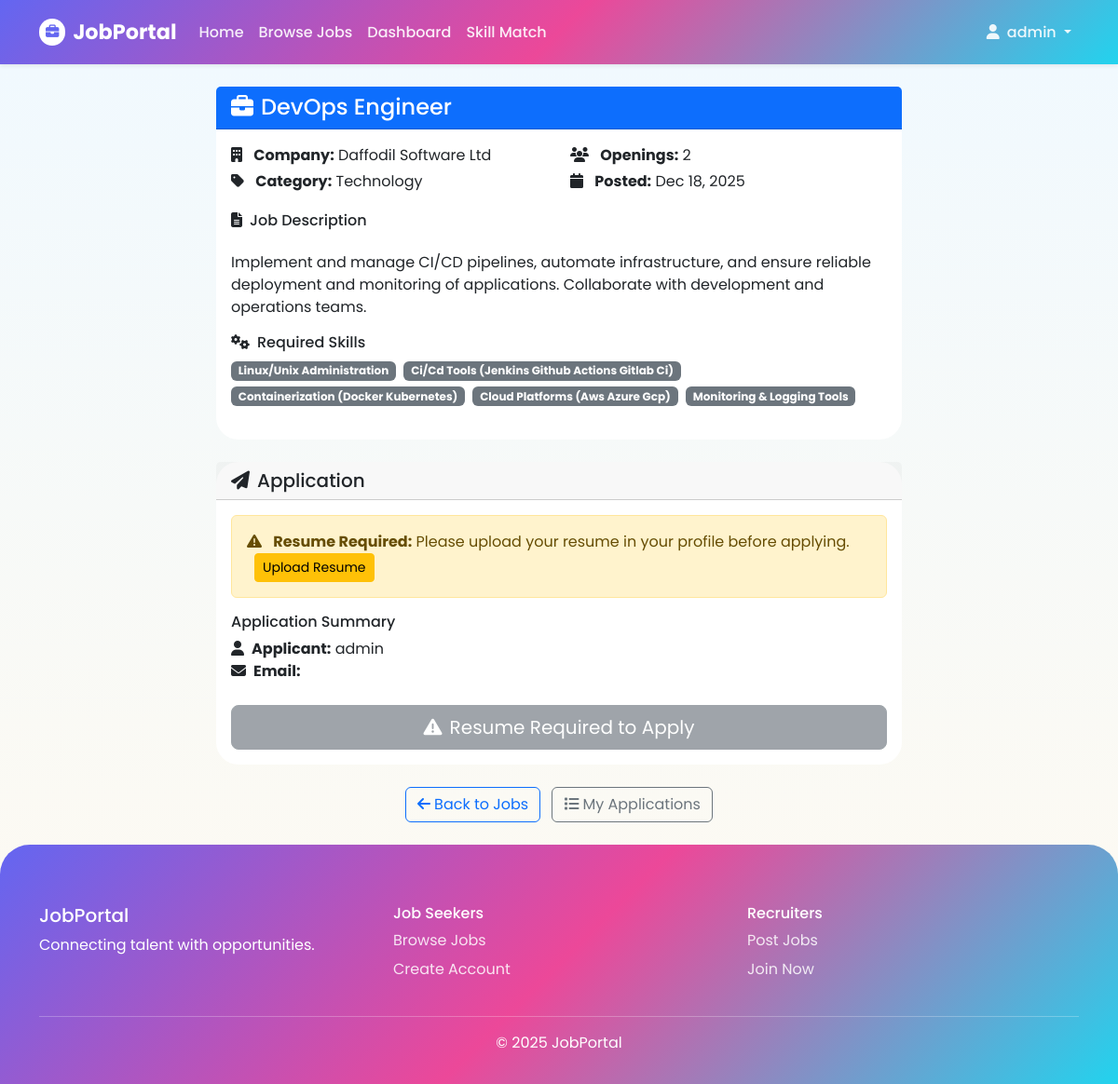
/apply/3 (signed in), run on the app's committed database.
### my_App/models.py (models this page shows, shortened)
class UserProfile(models.Model):
    USER_TYPES = [
        ('recruiter', 'Recruiter'),
        ('jobseeker', 'Job Seeker'),
    ]
    user = models.OneToOneField(User, on_delete=models.CASCADE)
    display_name = models.CharField(max_length=100)
    user_type = models.CharField(max_length=20, choices=USER_TYPES)
    company_name = models.CharField(max_length=200, blank=True, null=True)
    company_description = models.TextField(blank=True, null=True)
    company_website = models.URLField(blank=True, null=True)
    skills = models.TextField(blank=True, null=True, help_text="Enter skills separated by commas")
    resume = models.FileField(
        upload_to='resumes/',
        blank=True,
        null=True,
        validators=[FileExtensionValidator(allowed_extensions=['pdf', 'doc', 'docx'])]
    )
    profile_image = models.ImageField(
        upload_to='profile_images/',
        default='profile_images/default.png',
        blank=True,
        null=True
    )
    created_at = models.DateTimeField(auto_now_add=True)
    updated_at = models.DateTimeField(auto_now=True)
    def get_skills_list(self):
        if self.skills:
            return [skill.strip().lower() for skill in self.skills.split(',')]
        return []

class Job(models.Model):
    CATEGORY_CHOICES = [
        ('technology', 'Technology'),
        ('finance', 'Finance'),
        ('healthcare', 'Healthcare'),
        ('education', 'Education'),
        ('marketing', 'Marketing'),
        ('sales', 'Sales'),
        ('other', 'Other'),
    ]
    recruiter = models.ForeignKey(
        UserProfile,
        on_delete=models.CASCADE,
        limit_choices_to={'user_type': 'recruiter'}
    )
    title = models.CharField(max_length=200)
    number_of_openings = models.PositiveIntegerField()
    category = models.CharField(max_length=50, choices=CATEGORY_CHOICES)
    description = models.TextField()
    required_skills = models.TextField(help_text="Enter required skills separated by commas")
    created_at = models.DateTimeField(auto_now_add=True)
    updated_at = models.DateTimeField(auto_now=True)
    def get_required_skills_list(self):
        if self.required_skills:
            return [skill.strip().lower() for skill in self.required_skills.split(',')]
        return []

### my_App/views.py (the view)
# urls.py: path('apply/<int:job_id>', views.apply_job, name='apply_job'),
@login_required
def apply_job(request, job_id):
    job = get_object_or_404(Job, id=job_id)
    try:
        profile = request.user.userprofile
        if profile.user_type != 'jobseeker':
            messages.error(request, 'Only job seekers can apply for jobs.')
            return redirect('job_list')
    except UserProfile.DoesNotExist:
        messages.error(request, 'Please complete your profile first.')
        return redirect('profile')
    already_applied = JobApplication.objects.filter(job=job, applicant=profile).exists()
    if request.method == 'POST' and not already_applied:
        JobApplication.objects.create(job=job, applicant=profile)
        messages.success(request, f'Successfully applied for {job.title}!')
        return redirect('my_applications')
    user_skills = profile.get_skills_list()
    job_skills = job.get_required_skills_list()
    matched_skills = list(set(user_skills) & set(job_skills))
    match_percentage = len(matched_skills) / len(job_skills) * 100 if job_skills else 0
    context = {
        'job': job,
        'profile': profile,
        'already_applied': already_applied,
        'matched_skills': matched_skills,
        'match_percentage': match_percentage,
    }
    return render(request, 'jobportal/apply_job.html', context)

### my_App/templates/jobportal/apply_job.html (shortened to what this page needs)
{% extends 'base.html' %}
{% block content %}
<div class="row justify-content-center">
    <div class="col-md-8">
        <div class="card mb-4">
            <div class="card-header bg-primary text-white">
                <h4 class="mb-0">
                    <i class="fas fa-briefcase me-2"></i>{{ job.title }}
                </h4>
            </div>
            <div class="card-body">
                <div class="row mb-3">
                    <div class="col-md-6">
                        <p class="mb-1">
                            <i class="fas fa-building me-2"></i>
                            <strong>Company:</strong> {{ job.recruiter.company_name|default:"Company" }}
                        </p>
                        <p class="mb-1">
                            <i class="fas fa-tag me-2"></i>
                            <strong>Category:</strong> {{ job.get_category_display }}
                        </p>
                    </div>
                    <div class="col-md-6">
                        <p class="mb-1">
                            <i class="fas fa-users me-2"></i>
                            <strong>Openings:</strong> {{ job.number_of_openings }}
                        </p>
                        <p class="mb-1">
                            <i class="fas fa-calendar me-2"></i>
                            <strong>Posted:</strong> {{ job.created_at|date:"M d, Y" }}
                        </p>
                    </div>
                </div>
                <h6><i class="fas fa-file-text me-2"></i>Job Description</h6>
                <p class="mb-4">{{ job.description|linebreaks }}</p>
                <h6><i class="fas fa-cogs me-2"></i>Required Skills</h6>
                <div class="mb-3">
                    {% for skill in job.get_required_skills_list %}
                        <span class="badge bg-secondary me-1 mb-1">{{ skill|title }}</span>
                    {% endfor %}
                </div>
            </div>
        </div>
        <div class="card">
            <div class="card-header">
                <h5 class="mb-0">
                    <i class="fas fa-paper-plane me-2"></i>Application
                </h5>
            </div>
            <div class="card-body">
                {% if already_applied %}
                    <div class="alert alert-info text-center">
                        <i class="fas fa-check-circle fa-2x mb-2"></i>
                        <h6>Application Already Submitted</h6>
                        <p class="mb-0">You have already applied for this position. Check your applications status in your dashboard.</p>
                    </div>
                {% else %}
                    {% if not profile.resume %}
                        <div class="alert alert-warning">
                            <i class="fas fa-exclamation-triangle me-2"></i>
                            <strong>Resume Required:</strong> Please upload your resume in your profile before applying.
                            <a href="{% url 'profile' %}" class="btn btn-warning btn-sm ms-2">Upload Resume</a>
                        </div>
                    {% endif %}
                    <form method="post">
                        <div class="mb-4">
                            <h6>Application Summary</h6>
                            <ul class="list-unstyled">
                                <li><i class="fas fa-user me-2"></i><strong>Applicant:</strong> {{ profile.display_name }}</li>
                                <li><i class="fas fa-envelope me-2"></i><strong>Email:</strong> {{ user.email }}</li>
                            </ul>
                        </div>
                        <div class="d-grid gap-2">
                            {% if profile.resume %}
                                <button type="submit" class="btn btn-success btn-lg">
                                    <i class="fas fa-paper-plane me-2"></i>Submit Application
                                </button>
                            {% else %}
                                <button type="button" class="btn btn-secondary btn-lg" disabled>
                                    <i class="fas fa-exclamation-triangle me-2"></i>Resume Required to Apply
                                </button>
                            {% endif %}
                        </div>
                    </form>
                {% endif %}
            </div>
        </div>
        <div class="text-center mt-4">
            <a href="{% url 'job_list' %}" class="btn btn-outline-primary me-2">
                <i class="fas fa-arrow-left me-1"></i>Back to Jobs
            </a>
            <a href="{% url 'my_applications' %}" class="btn btn-outline-secondary">
                <i class="fas fa-list me-1"></i>My Applications
            </a>
        </div>
    </div>
</div>
{% endblock %}

### my_App/templates/base.html (shortened to what this page needs)
<!DOCTYPE html>
<html lang="en">
<head>
    <link href="https://cdn.jsdelivr.net/npm/bootstrap@5.3.3/dist/css/bootstrap.min.css" rel="stylesheet">
    <link href="https://cdnjs.cloudflare.com/ajax/libs/font-awesome/6.5.0/css/all.min.css" rel="stylesheet">
    <link href="https://cdn.jsdelivr.net/npm/aos@2.3.4/dist/aos.css" rel="stylesheet">
</head>
<body>
<nav class="navbar navbar-expand-lg shadow-sm">
    <div class="container">
        <a class="navbar-brand d-flex align-items-center gap-2" href="{% url 'home' %}">
            <i class="fas fa-briefcase"></i> JobPortal
        </a>
        <div class="collapse navbar-collapse" id="navbarNav">
            <ul class="navbar-nav me-auto align-items-lg-center">
                <li class="nav-item"><a class="nav-link" href="{% url 'home' %}">Home</a></li>
                <li class="nav-item"><a class="nav-link" href="{% url 'job_list' %}">Browse Jobs</a></li>
                {% if user.is_authenticated %}
                    <li class="nav-item"><a class="nav-link" href="{% url 'dashboard' %}">Dashboard</a></li>
                    <li class="nav-item"><a class="nav-link" href="{% url 'skill_match' %}">Skill Match</a></li>
                {% endif %}
            </ul>
            <ul class="navbar-nav align-items-lg-center">
                {% if user.is_authenticated %}
                    <li class="nav-item dropdown">
                        <a class="nav-link dropdown-toggle" data-bs-toggle="dropdown" href="#">
                            <i class="fas fa-user me-1"></i>
                            {{ user.userprofile.display_name|default:user.username }}
                        </a>
                    </li>
                {% else %}
                    <li class="nav-item"><a class="nav-link" href="{% url 'login' %}">Login</a></li>
                    <li class="nav-item ms-lg-2">
                        <a class="nav-btn" href="{% url 'register' %}">Register</a>
                    </li>
                {% endif %}
            </ul>
        </div>
    </div>
</nav>
<main class="container my-4">
    {% block content %}{% endblock %}
</main>
<footer>
    <div class="container">
        <div class="row text-center text-md-start">
            <div class="col-md-4 mb-3">
                <h5>JobPortal</h5>
                <p>Connecting talent with opportunities.</p>
            </div>
            <div class="col-md-4 mb-3">
                <h6>Job Seekers</h6>
                <a class="footer-link" href="{% url 'job_list' %}">Browse Jobs</a>
                <a class="footer-link" href="{% url 'register' %}">Create Account</a>
            </div>
            <div class="col-md-4 mb-3">
                <h6>Recruiters</h6>
                <a class="footer-link" href="{% url 'post_job' %}">Post Jobs</a>
                <a class="footer-link" href="{% url 'register' %}">Join Now</a>
            </div>
        </div>
        <hr>
        <p class="text-center mb-0">&copy; 2025 JobPortal</p>
    </div>
</footer>
</body>
</html>

### my_App/templates/base.html (style rules this page uses)
body { font-family: 'Poppins', sans-serif; background: linear-gradient(180deg, #f0f9ff 0%, #fffaf0 100%); overflow-x: hidden; }
.navbar { background: linear-gradient(135deg, #6366f1, #ec4899, #22d3ee); padding: .8rem 0; z-index: 1000; }
.navbar-brand { color: #fff !important; font-weight: 700; font-size: 1.4rem; }
.navbar-brand i { background: #fff; color: #6366f1; padding: 7px; border-radius: 50%; font-size: .9rem; }
.nav-link { color: rgba(255,255,255,.9) !important; font-weight: 500; padding: .45rem .9rem; border-radius: 50px; transition: .3s ease; }
.card { border-radius: 1.5rem; border: none; transition: all .3s ease; }
footer { background: linear-gradient(135deg, #6366f1, #ec4899, #22d3ee); color: #fff; padding: 4rem 0 2rem; border-top-left-radius: 2rem; border-top-right-radius: 2rem; }
.footer-link { color: rgba(255,255,255,.85); text-decoration: none; display: block; margin-bottom: .4rem; }

### data on the page
Job: title "DevOps Engineer", recruiter.company_name "Daffodil Software Ltd", category "Technology", number_of_openings "2", created_at "Dec 18, 2025", description "Implement and manage CI/CD pipelines, automate infrastructure, and ensure reliable deployment and monitoring of applications. Collaborate with development and operations teams."
UserProfile: display_name "admin"

### other printed values
{{ user.userprofile.display_name|default:user.username }} "admin"
{{ skill|title }} "Linux/Unix Administration" "Ci/Cd Tools (Jenkins Github Actions Gitlab Ci)" "Containerization (Docker Kubernetes)" "Cloud Platforms (Aws Azure Gcp)" "Monitoring & Logging Tools"
